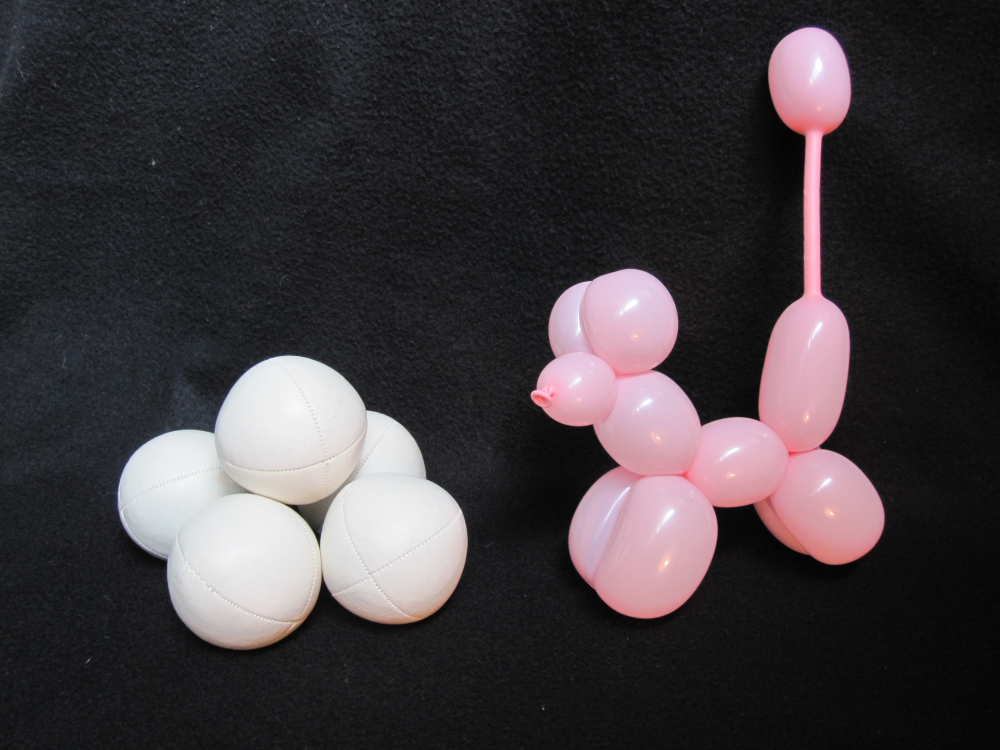
%> input picture Program/Images/dog2.JPG, 4000 x 3000 px (shown at 1/4 size)
$ octave Demo.m   (GNU Octave 9; MATLAB toolbox functions it lacks are replaced by stand-ins)
%> lines starting %> are read from the running program, lines starting %| are printed output that depends on the picture
### Program/chanvese.m
function phi = chanvese(I,n,my,lambda1,lambda2,maxsize)
%> called with n = 1000, my = 1, lambda1 = 1, lambda2 = 1, maxsize = 200
% Christian Valdemar Hansen, SDU 2012.
% Input
% I is the Image
% n is the number of iterations
% my, lambda1 and lambda2 are parameters for Chan-Vese
% maxsize is the max number of pixels on the long edge on the output image
% Example:
% I = imread('image.jpg');
% chanvese(I,500,1,1,1,300)

if(~exist('n','var'))
    n=300;
end
if(~exist('my','var'))
    my=1;
end
if(~exist('lambda1','var'))
    lambda1=1;
end
if(~exist('lambda2','var'))
    lambda2=1;
end
if(~exist('maxsize','var'))
    maxsize=250;
end

% Things for the stop criteria
S = stop({'Stop me on the ok button:'}) ;
%[a,b] = size(temp);

if size(I,3) == 3
    temp = rgb2gray(I);
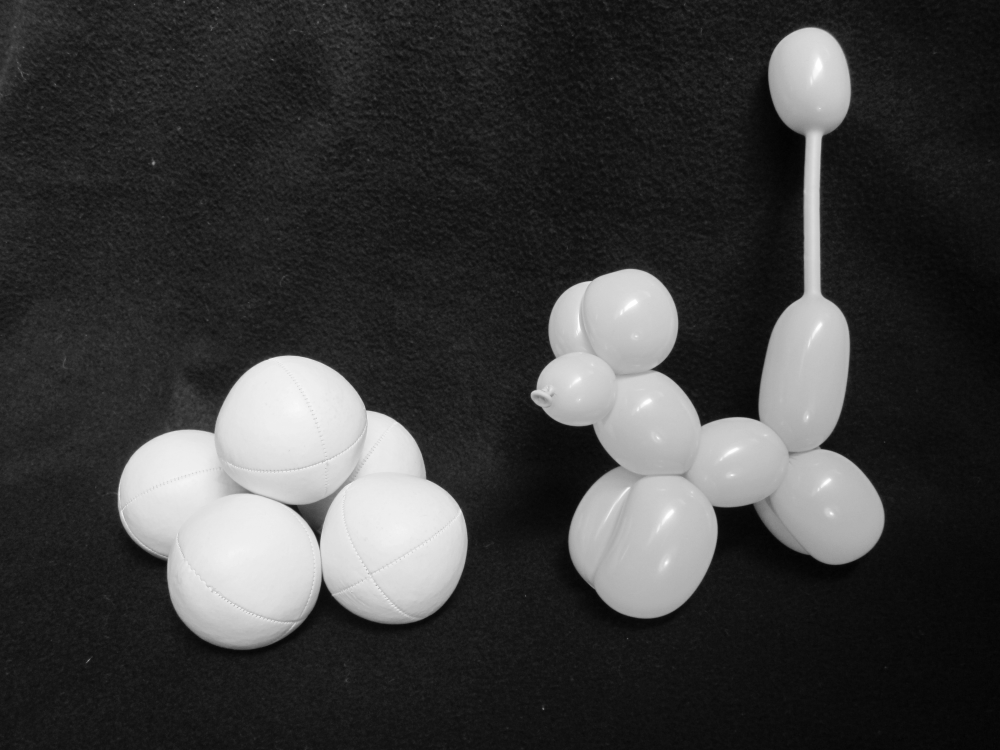
%> temp: size 3000x4000 uint8 (shown at 1/4 size); min 0, max 255, mean 60
else
    temp = I;
end

% Rescale image/pixel values
temp = double(temp)./255;
%> temp: size 3000x4000 double


% Rescaling the size of the image
scale = maxsize/min(size(temp));
%> scale = 0.0667

if scale<=1   % If the image is bigger than "maxsize" pixel on the shortest edge then rescale
    temp = imresize(temp,scale);
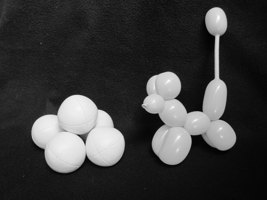
%> temp: size 200x267 double; min 0.00535, max 1.01, mean 0.235; drawn with min black and max white
%> the run ends on the next line
    I = imresize(I,scale);
end


% Choose points for level set funtion
figure, imshow(temp,'InitialMagnification','fit');
title('Select initial points for the initial contour, end by pressing "enter" on the key board'); hold on;
[x1,y1] = ginput;
hold off;

% Make a levelset function
[x,y] = meshgrid(1:size(temp,2),1:size(temp,1));
m = inpolygon(x,y,x1,y1);
phi = bwdist(1-m)-bwdist(m)-m;

% Plot initial contour
imshow(temp); hold on;
title('Initial contour');
contour(phi, [0 0], 'r', 'LineWidth',2); drawnow; hold off;
figure,

% % Plot initial level set
%  mesh(double(phi)); hold on;
%  mesh(double(0*phi)); hold off;


% Iterativ method
dt = 1;

%Chan-Vese method
for i=1:n
    %Finding c- and c+
    heavi = heaviside1(phi);
    cp = sum(sum(heavi.*temp))/length(find(phi>=0)); %inside mean gray level
    cm = sum(sum((1-heavi).*temp))/length(find(phi<0)); %outside mean gray level
    % Curvature
    kappa = curvature(phi);

    % Iterative step
    phi_t = diracdelta(phi).*(my*kappa - lambda1*(temp-cp).^2 + lambda2*(temp-cm).^2);
    phi = phi + dt.*(phi_t./(max(max(abs(phi_t)))));

    % Print contour
    if(mod(i-1,10) == 0)
        imshow(temp); hold on;
        contour(phi, [0 0], 'r', 'LineWidth',2); drawnow; hold off;
        xlabel('The iteration can be stopped by pressing the OK button in the other window')
    end

    % Stop iteration
    if S.Stop();
        % Print Orginal image with the final contour
        figure,
        imshow(I); hold on;
        title(['Finally contour on original image after ' num2str(i) ' iterations']);
        contour(phi, [0 0], 'r', 'LineWidth',2); drawnow; hold off;

%         % Plot level set
%         figure,
%         mesh(double(phi)); hold on;
%         mesh(double(0*phi)); hold off;
        return;
    end

    % Reinitialize the level set equation phi
    phi = reinitialization(phi, 0.5);

end
end

% [9 lines left out: functions heaviside1, diracdelta, not called in this run]

### Program/stop.m
function F = stop(string)
% Christian Valdemar Hansen, SDU 2012.

% Messagebox:
M = msgbox(string,'Stop iterating');
pos1 = [50, 50,150,80];
set(M,'OuterPosition',pos1)

% The parts below are parts from:
% http://www.mathworks.com/matlabcentral/fileexchange/20455-stoploop-v1-0-j
% un-2008
% by Jos van der Geest
% create the two anonymous functions
F.Stop = @() stopfun(M) ; % false if message box still exists
F.Clear = @() clearfun(M) ; % delete message box

function r = stopfun(M)
drawnow ;          % ensure that button presses are recorded
r = ~ishandle(M) ; % false if message box still exists

% [5 lines left out: function clearfun, not called in this run]

### Program/Demo.m
% BA-project - Segmentation of fluorescent microscopy images of living cells
% By Christian Valdemar Hansen
% University of Southern Denmark
% Advisor: Achim Schroll
% Co-Advisor: Niels Christian Overgaard

% Call the Chan-Vese method in the following way:
% phi = chanvese(I,n,my,lambda1,lambda2,maxsize)
% Where:
% I is the Image
% n is the number of iterations
% my, lambda1 and lambda2 are parameters for Chan-Vese
% maxsize is the max number of pixels on the long edge on the output image
% Now select some points with the cursor on the image,
%   end selection by pressing enter.
% The initial contour will pass through the seleceted points.
% The output is the final level set equation.
% The user can stop the iteration by pressing the OK button in the window.

clear all;
close all;


% Example with two objects
I = imread('Images/dog2.jpg');
phi = chanvese(I,1000,1,1,1,200);

$ run again, with Program/Images/dog.JPG copied over Program/Images/dog2.JPG
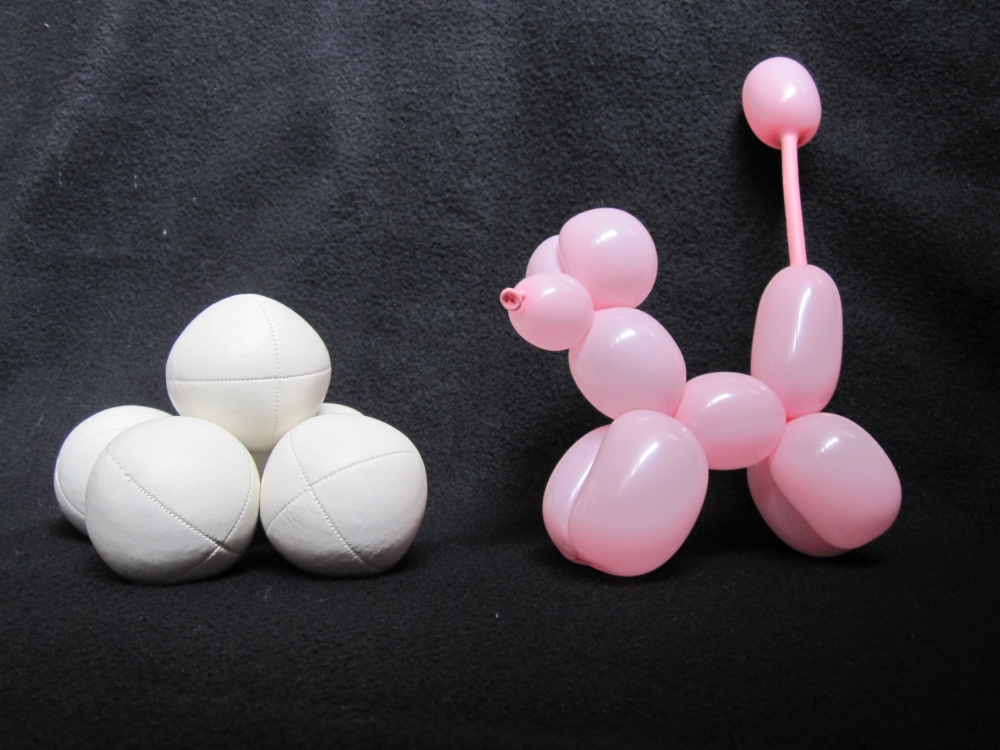
%> input picture Program/Images/dog.JPG, 4000 x 3000 px (shown at 1/4 size)
%> in chanvese, `temp = rgb2gray(I);`:
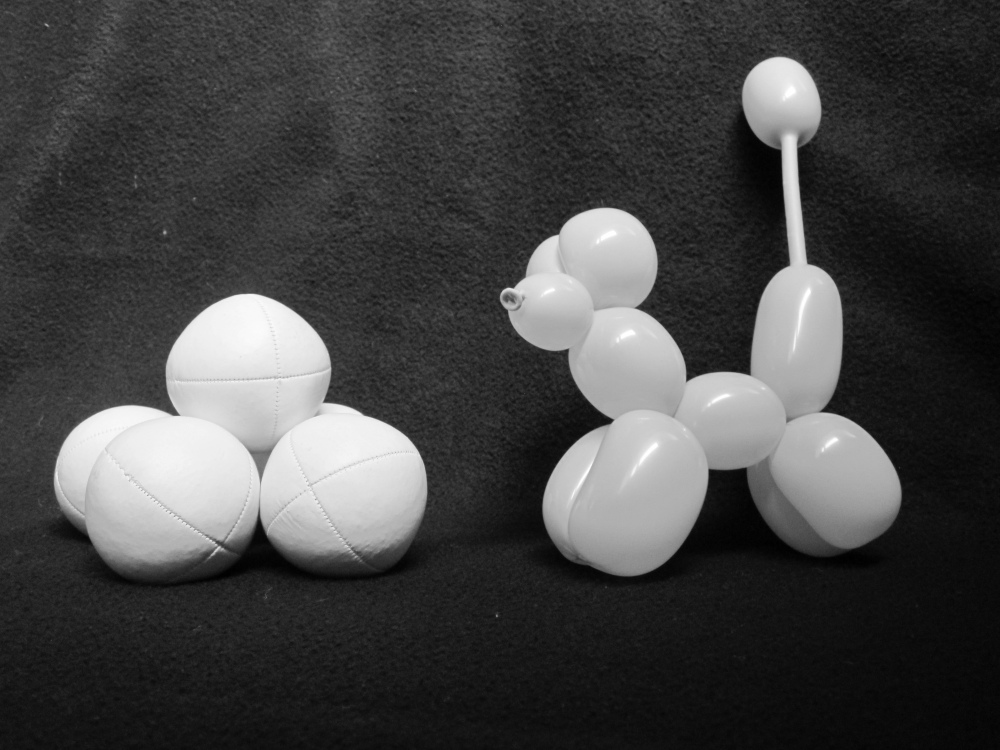
%> temp: size 3000x4000 uint8 (shown at 1/4 size); min 0, max 255, mean 68.2
%> in chanvese, `temp = imresize(temp,scale);`:
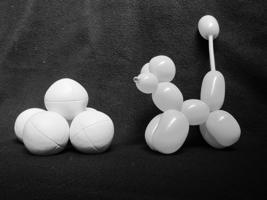
%> temp: size 200x267 double; min 0.00291, max 1, mean 0.268; drawn with min black and max white
